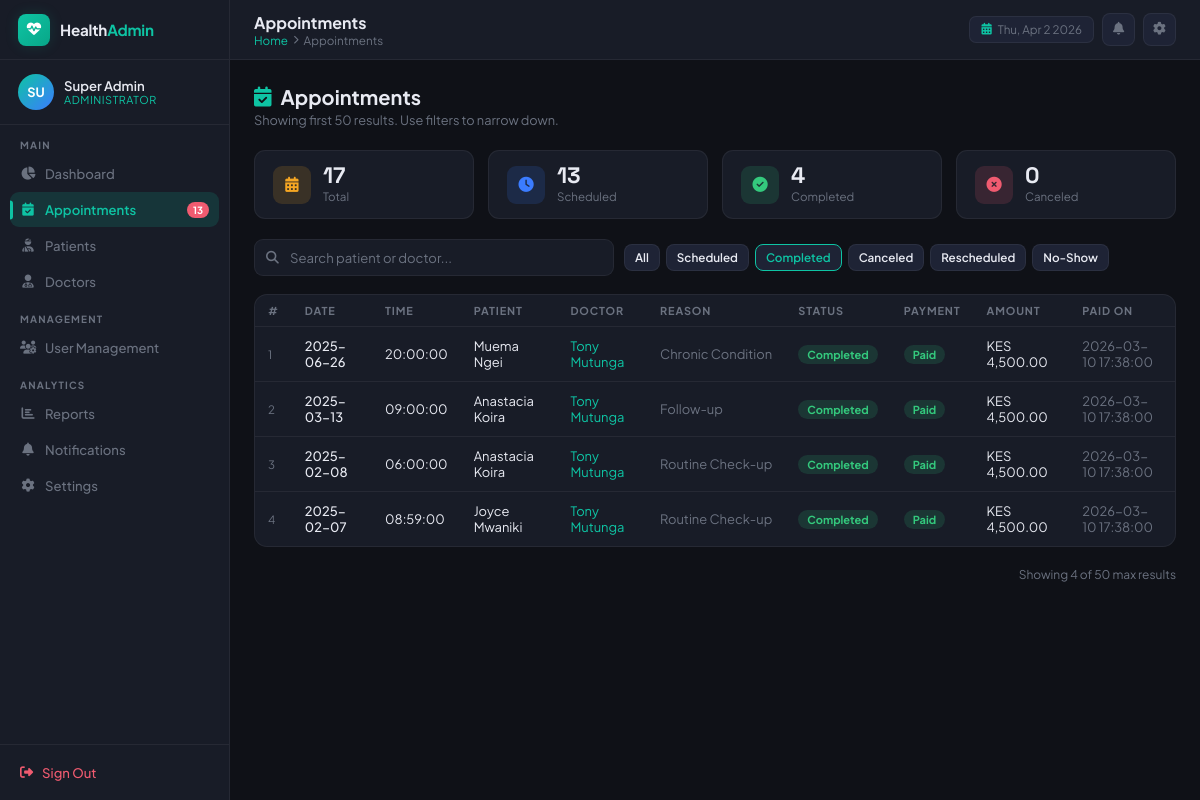
/admin/appointments.php?status=completed (signed in), run on an earlier commit of the app's database.
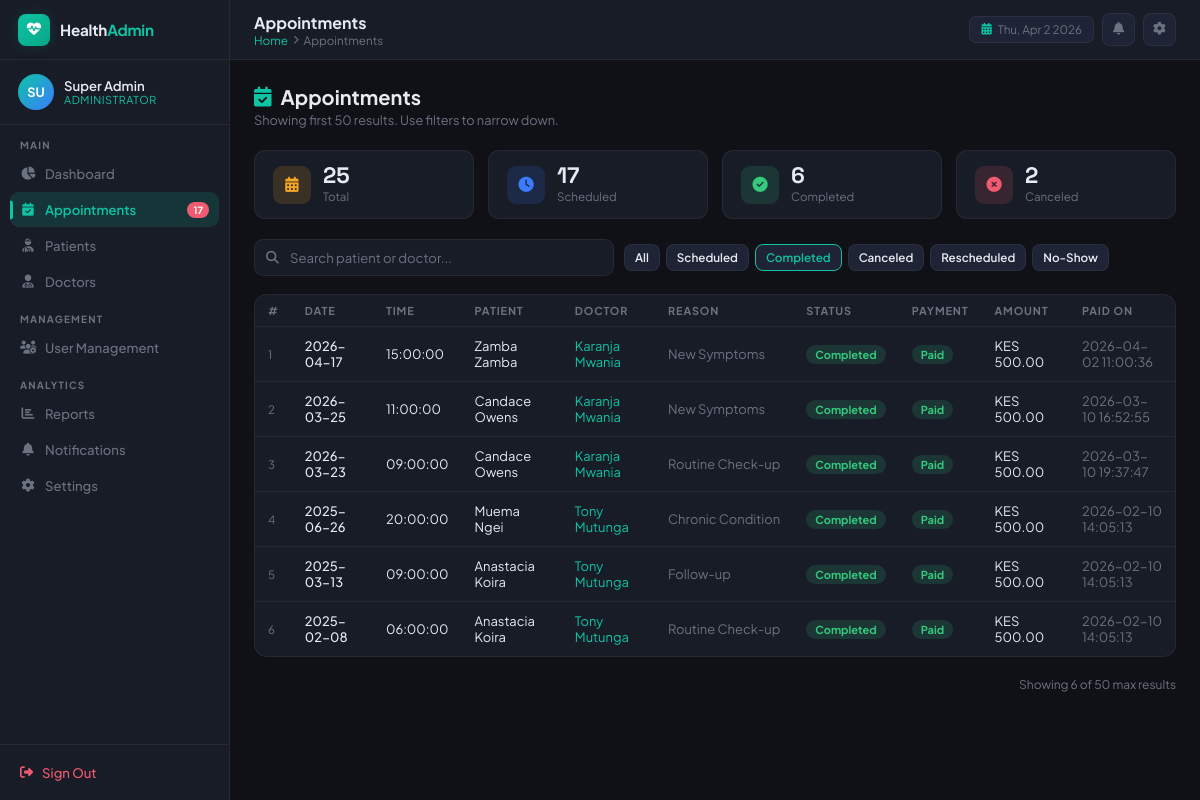
And on a later commit of the database.
### tables this page shows
CREATE TABLE `appointments` (
  `appointment_id` int(11) NOT NULL,
  `patient_id` int(11) NOT NULL,
  `doctor_id` int(11) NOT NULL,
  `appointment_date` date NOT NULL,
  `appointment_time` time NOT NULL,
  `status` enum('scheduled','completed','canceled','no_show','rescheduled') NOT NULL DEFAULT 'scheduled',
  `payment_status` enum('pending','paid') DEFAULT 'pending',
  `payment_amount` decimal(10,2) DEFAULT 500.00,
  `payment_date` timestamp NULL DEFAULT NULL,
  `payment_method` varchar(50) DEFAULT NULL,
  `payment_reference` varchar(100) DEFAULT NULL,
  `created_at` timestamp NULL DEFAULT current_timestamp(),
  `updated_at` timestamp NULL DEFAULT NULL,
  `updated_by` int(11) DEFAULT NULL,
  `reason` enum('Routine Check-up','Follow-up','New Symptoms','Chronic Condition','Other') NOT NULL,
  `additional_notes` text DEFAULT NULL,
  `appointment_duration` int(11) NOT NULL DEFAULT 30 COMMENT 'minutes'
);

CREATE TABLE `users` (
  `user_id` int(11) NOT NULL,
  `full_name` varchar(100) NOT NULL,
  `email` varchar(100) NOT NULL,
  `password_hash` varchar(255) NOT NULL,
  `phone_number` varchar(15) DEFAULT NULL,
  `role` enum('admin','doctor','patient','receptionist') NOT NULL,
  `created_at` timestamp NULL DEFAULT current_timestamp()
);

### admin/appointments.php (the view, shortened to what the changed rows need)
<?php
require_once "../config/db.php";
$current_page  = 'appointments';
$sc = $conn->query("SELECT COUNT(*) AS c FROM appointments WHERE status='scheduled'")->fetch_assoc();
$scheduled_count = (int)$sc['c'];
$status_filter = $_GET['status'] ?? '';
$search        = trim($_GET['search'] ?? '');
$where_clauses = [];
$params        = [];
$types         = '';
if ($status_filter && $status_filter !== 'all') {
    $where_clauses[] = "a.status = ?";
    $params[]        = $status_filter;
    $types          .= 's';
}
$where_sql = $where_clauses ? 'WHERE ' . implode(' AND ', $where_clauses) : '';
$sql = "
    SELECT
        a.appointment_id,
        a.appointment_date,
        a.appointment_time,
        a.status,
        a.reason,
        u.full_name  AS patient_name,
        d.full_name  AS doctor_name,
        COALESCE(a.payment_status, 'unpaid') AS payment_status,
        a.payment_amount,
        a.payment_date
    FROM appointments a
    JOIN patients  pt ON a.patient_id  = pt.patient_id
    JOIN users     u  ON pt.user_id    = u.user_id
    JOIN users     d  ON a.doctor_id   = d.user_id
    $where_sql
    ORDER BY a.appointment_date DESC, a.appointment_time DESC
    LIMIT 50
";
$stmt = $conn->prepare($sql);
if ($params) {
    $stmt->bind_param($types, ...$params);
}
$stmt->execute();
$result = $stmt->get_result();
$rows   = $result->fetch_all(MYSQLI_ASSOC);
$total_q    = $conn->query("SELECT COUNT(*) AS c FROM appointments")->fetch_assoc()['c'];
$sched_q    = $conn->query("SELECT COUNT(*) AS c FROM appointments WHERE status='scheduled'")->fetch_assoc()['c'];
$done_q     = $conn->query("SELECT COUNT(*) AS c FROM appointments WHERE status='completed'")->fetch_assoc()['c'];
$cancel_q   = $conn->query("SELECT COUNT(*) AS c FROM appointments WHERE status='canceled'")->fetch_assoc()['c'];
?>
<!DOCTYPE html>
<html lang="en">
<head>
<?php include "sidebar.php"; ?>
</head>
<body>
<div class="main-wrap">
  <main class="page-content">
    <div class="page-header">
      <h2><i class="fas fa-calendar-check"></i> Appointments</h2>
      <p>Showing first 50 results. Use filters to narrow down.</p>
    </div>
    <div class="mini-stats">
      <div class="mini-stat"><div class="mini-stat-icon amber"><i class="fas fa-calendar-alt"></i></div><div><div class="mini-stat-val"><?= $total_q ?></div><div class="mini-stat-lbl">Total</div></div></div>
      <div class="mini-stat"><div class="mini-stat-icon blue"><i class="fas fa-clock"></i></div><div><div class="mini-stat-val"><?= $sched_q ?></div><div class="mini-stat-lbl">Scheduled</div></div></div>
      <div class="mini-stat"><div class="mini-stat-icon green"><i class="fas fa-circle-check"></i></div><div><div class="mini-stat-val"><?= $done_q ?></div><div class="mini-stat-lbl">Completed</div></div></div>
      <div class="mini-stat"><div class="mini-stat-icon rose"><i class="fas fa-circle-xmark"></i></div><div><div class="mini-stat-val"><?= $cancel_q ?></div><div class="mini-stat-lbl">Canceled</div></div></div>
    </div>
    <div class="search-wrap" style="flex-wrap:wrap;gap:10px;">
      <div class="search-input-wrap">
      </div>
      <div style="display:flex;gap:6px;flex-wrap:wrap">
        <?php
        $statuses = ['all'=>'All', 'scheduled'=>'Scheduled', 'completed'=>'Completed', 'canceled'=>'Canceled', 'rescheduled'=>'Rescheduled', 'no_show'=>'No-Show'];
        foreach ($statuses as $val => $label):
          $active = ($status_filter === $val || ($val==='all' && !$status_filter)) ? 'active' : '';
        ?>
        <a href="?status=<?= $val ?><?= $search?"&search=".urlencode($search):'' ?>" class="ha-btn ha-btn-ghost ha-btn-sm <?= $active ?>" style="<?= $active?'border-color:var(--teal);color:var(--teal)':'' ?>"><?= $label ?></a>
        <?php endforeach; ?>
      </div>
    </div>
    <div class="ha-card" style="padding:0;overflow:hidden">
      <div style="overflow-x:auto">
      <table class="ha-table" id="apptTable">
        <thead>
          <tr>
            <th>#</th>
            <th>Date</th>
            <th>Time</th>
            <th>Patient</th>
            <th>Doctor</th>
            <th>Reason</th>
            <th>Status</th>
            <th>Payment</th>
            <th>Amount</th>
            <th>Paid On</th>
          </tr>
        </thead>
        <tbody>
          <?php if (empty($rows)): ?>
          <tr><td colspan="10" style="text-align:center;color:var(--muted);padding:32px">No appointments found.</td></tr>
          <?php else: ?>
          <?php foreach ($rows as $i => $r): ?>
          <tr>
            <td style="color:var(--muted);font-size:.72rem"><?= $i+1 ?></td>
            <td style="font-weight:500"><?= htmlspecialchars($r['appointment_date']) ?></td>
            <td><?= htmlspecialchars($r['appointment_time']) ?></td>
            <td><?= htmlspecialchars($r['patient_name']) ?></td>
            <td style="color:var(--teal)"><?= htmlspecialchars($r['doctor_name']) ?></td>
            <td style="color:var(--muted);max-width:160px;white-space:nowrap;overflow:hidden;text-overflow:ellipsis"><?= htmlspecialchars($r['reason'] ?? '—') ?></td>
            <td><span class="ha-badge badge-<?= strtolower($r['status']) ?>"><?= ucfirst($r['status']) ?></span></td>
            <td><span class="ha-badge badge-<?= strtolower($r['payment_status']) ?>"><?= ucfirst($r['payment_status']) ?></span></td>
            <td><?= $r['payment_amount'] ? 'KES '.number_format($r['payment_amount'],2) : '—' ?></td>
            <td style="color:var(--muted)"><?= $r['payment_date'] ?? '—' ?></td>
          </tr>
          <?php endforeach; ?>
          <?php endif; ?>
        </tbody>
      </table>
      </div>
    </div>
    <div class="ha-page-info" style="text-align:right">Showing <?= count($rows) ?> of 50 max results</div>
  </main>
</div>
</body>
</html>

### admin/sidebar.php (shortened to what the changed rows need)
<?php
$current = $current_page ?? '';
?>
<link href="https://cdnjs.cloudflare.com/ajax/libs/font-awesome/6.5.0/css/all.min.css" rel="stylesheet">
<aside class="sidebar">
  <nav class="sb-nav">
    <a href="/Appointment_system/admin/appointments.php"  class="nav-item <?= $current==='appointments' ?'active':'' ?>">
      <i class="fas fa-calendar-check"></i> Appointments
      <?php if ($scheduled_count ?? 0): ?><span class="nav-badge"><?= $scheduled_count ?></span><?php endif; ?>
    </a>
  </nav>
</aside>

What changed in the data, as far as the page shows it:
removed appointments: appointment_date "2025-02-07", appointment_time "08:59:00", users.full_name "Joyce Mwaniki", doctor.full_name "Tony Mutunga", reason "Routine Check-up", status "Completed", payment_status "Paid", payment_amount "4,500.00", payment_date "2026-03-10 17:38:00"
added appointments: appointment_date "2026-04-17", appointment_time "15:00:00", users.full_name "Zamba Zamba", doctor.full_name "Karanja Mwania", reason "New Symptoms", status "Completed", payment_status "Paid", payment_amount "500.00", payment_date "2026-04-02 11:00:36"
added appointments: appointment_date "2026-03-25", appointment_time "11:00:00", users.full_name "Candace Owens", doctor.full_name "Karanja Mwania", reason "New Symptoms", status "Completed", payment_status "Paid", payment_amount "500.00", payment_date "2026-03-10 16:52:55"
added appointments: appointment_date "2026-03-23", appointment_time "09:00:00", users.full_name "Candace Owens", doctor.full_name "Karanja Mwania", reason "Routine Check-up", status "Completed", payment_status "Paid", payment_amount "500.00", payment_date "2026-03-10 19:37:47"
changed appointments "Chronic Condition": payment_amount "4,500.00" → "500.00"; payment_date "2026-03-10 17:38:00" → "2026-02-10 14:05:13"
changed appointments "Follow-up": payment_amount "4,500.00" → "500.00"; payment_date "2026-03-10 17:38:00" → "2026-02-10 14:05:13"
changed appointments (number 6 of 6 on the later page): payment_amount "4,500.00" → "500.00"; payment_date "2026-03-10 17:38:00" → "2026-02-10 14:05:13"
Also different on the page:
$scheduled_count: "13" → "17"
$total_q: "17" → "25"
$sched_q: "13" → "17"
$done_q: "4" → "6"
$cancel_q: "0" → "2"
count($rows): "4" → "6"
